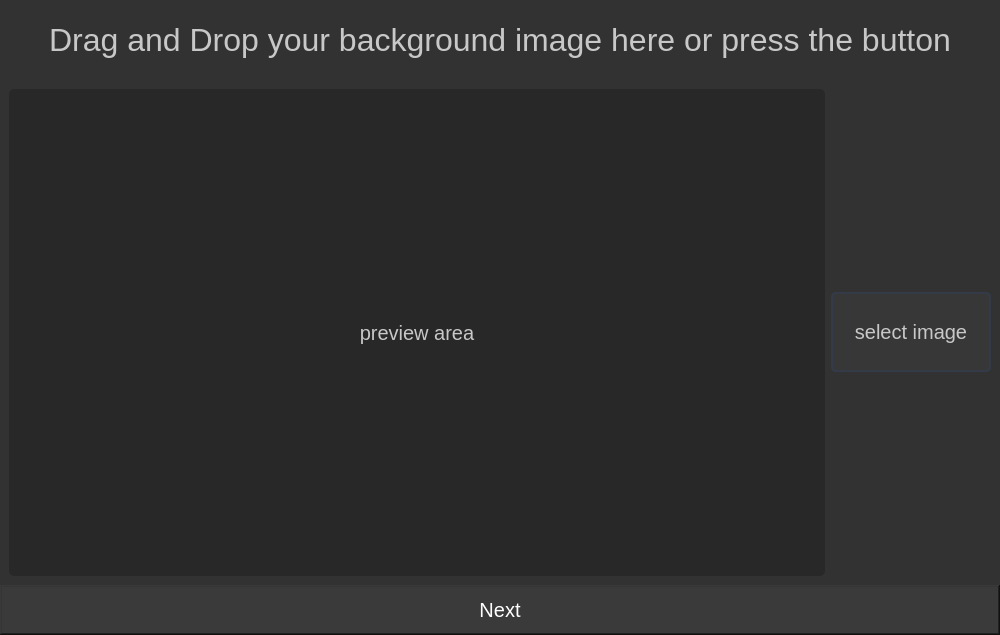
<?xml version="1.0" encoding="UTF-8"?>
<ui version="4.0">
 <class>Form</class>
 <widget class="QWidget" name="Form">
  <property name="geometry">
   <rect>
    <x>0</x>
    <y>0</y>
    <width>1000</width>
    <height>635</height>
   </rect>
  </property>
  <property name="windowTitle">
   <string>Form</string>
  </property>
  <property name="styleSheet">
   <string notr="true">background-color: rgb(50, 50, 50);</string>
  </property>
  <layout class="QVBoxLayout" name="verticalLayout">
   <property name="spacing">
    <number>0</number>
   </property>
   <property name="leftMargin">
    <number>0</number>
   </property>
   <property name="topMargin">
    <number>0</number>
   </property>
   <property name="rightMargin">
    <number>0</number>
   </property>
   <property name="bottomMargin">
    <number>0</number>
   </property>
   <item>
    <widget class="QFrame" name="frame">
     <property name="frameShape">
      <enum>QFrame::NoFrame</enum>
     </property>
     <property name="frameShadow">
      <enum>QFrame::Raised</enum>
     </property>
     <layout class="QVBoxLayout" name="verticalLayout_3">
      <property name="spacing">
       <number>0</number>
      </property>
      <property name="leftMargin">
       <number>0</number>
      </property>
      <property name="topMargin">
       <number>0</number>
      </property>
      <property name="rightMargin">
       <number>0</number>
      </property>
      <property name="bottomMargin">
       <number>0</number>
      </property>
      <item>
       <widget class="QFrame" name="frame_up">
        <property name="maximumSize">
         <size>
          <width>16777215</width>
          <height>80</height>
         </size>
        </property>
        <property name="styleSheet">
         <string notr="true"/>
        </property>
        <property name="frameShape">
         <enum>QFrame::NoFrame</enum>
        </property>
        <property name="frameShadow">
         <enum>QFrame::Raised</enum>
        </property>
        <layout class="QVBoxLayout" name="verticalLayout_2">
         <property name="spacing">
          <number>0</number>
         </property>
         <property name="leftMargin">
          <number>0</number>
         </property>
         <property name="topMargin">
          <number>0</number>
         </property>
         <property name="rightMargin">
          <number>0</number>
         </property>
         <property name="bottomMargin">
          <number>0</number>
         </property>
         <item>
          <widget class="QLabel" name="label_title">
           <property name="sizePolicy">
            <sizepolicy hsizetype="Preferred" vsizetype="Preferred">
             <horstretch>0</horstretch>
             <verstretch>0</verstretch>
            </sizepolicy>
           </property>
           <property name="font">
            <font>
             <family>Arial</family>
             <pointsize>24</pointsize>
            </font>
           </property>
           <property name="styleSheet">
            <string notr="true">color: rgb(200, 200, 200);</string>
           </property>
           <property name="text">
            <string>Drag and Drop your background image here or press the button</string>
           </property>
           <property name="alignment">
            <set>Qt::AlignCenter</set>
           </property>
          </widget>
         </item>
        </layout>
       </widget>
      </item>
      <item>
       <widget class="QFrame" name="frame_mid">
        <property name="maximumSize">
         <size>
          <width>16777215</width>
          <height>16777215</height>
         </size>
        </property>
        <property name="frameShape">
         <enum>QFrame::NoFrame</enum>
        </property>
        <property name="frameShadow">
         <enum>QFrame::Raised</enum>
        </property>
        <layout class="QHBoxLayout" name="horizontalLayout_2">
         <item>
          <widget class="QFrame" name="frame_2">
           <property name="styleSheet">
            <string notr="true">background-color: rgb(40, 40, 40);
border-radius: 5px;</string>
           </property>
           <property name="frameShape">
            <enum>QFrame::NoFrame</enum>
           </property>
           <property name="frameShadow">
            <enum>QFrame::Raised</enum>
           </property>
           <layout class="QHBoxLayout" name="horizontalLayout_4">
            <item>
             <widget class="QLabel" name="label_input">
              <property name="font">
               <font>
                <family>Arial</family>
                <pointsize>15</pointsize>
               </font>
              </property>
              <property name="styleSheet">
               <string notr="true">color: rgb(200, 200, 200);</string>
              </property>
              <property name="text">
               <string>preview area</string>
              </property>
              <property name="alignment">
               <set>Qt::AlignCenter</set>
              </property>
             </widget>
            </item>
           </layout>
          </widget>
         </item>
         <item>
          <widget class="QFrame" name="frame_3">
           <property name="maximumSize">
            <size>
             <width>160</width>
             <height>80</height>
            </size>
           </property>
           <property name="frameShape">
            <enum>QFrame::NoFrame</enum>
           </property>
           <property name="frameShadow">
            <enum>QFrame::Raised</enum>
           </property>
           <layout class="QHBoxLayout" name="horizontalLayout_3">
            <property name="spacing">
             <number>0</number>
            </property>
            <property name="leftMargin">
             <number>0</number>
            </property>
            <property name="topMargin">
             <number>0</number>
            </property>
            <property name="rightMargin">
             <number>0</number>
            </property>
            <property name="bottomMargin">
             <number>0</number>
            </property>
            <item>
             <widget class="QPushButton" name="btn_input">
              <property name="sizePolicy">
               <sizepolicy hsizetype="Preferred" vsizetype="Preferred">
                <horstretch>0</horstretch>
                <verstretch>0</verstretch>
               </sizepolicy>
              </property>
              <property name="maximumSize">
               <size>
                <width>200</width>
                <height>16777215</height>
               </size>
              </property>
              <property name="font">
               <font>
                <family>Arial</family>
                <pointsize>15</pointsize>
               </font>
              </property>
              <property name="styleSheet">
               <string notr="true">QPushButton {
	border: 2px solid rgb(52, 59, 72);
	border-radius: 5px;	
	background-color: rgb(55, 55, 55);
	color: rgb(200, 200, 200);
}
QPushButton:hover {
	background-color: rgb(57, 65, 80);
	border: 2px solid rgb(61, 70, 86);
}
QPushButton:pressed {	
	background-color: rgb(35, 40, 49);
	border: 2px solid rgb(43, 50, 61);
}</string>
              </property>
              <property name="text">
               <string>select image</string>
              </property>
             </widget>
            </item>
           </layout>
          </widget>
         </item>
        </layout>
       </widget>
      </item>
      <item>
       <widget class="QFrame" name="frame_down">
        <property name="minimumSize">
         <size>
          <width>0</width>
          <height>50</height>
         </size>
        </property>
        <property name="maximumSize">
         <size>
          <width>16777215</width>
          <height>50</height>
         </size>
        </property>
        <property name="frameShape">
         <enum>QFrame::WinPanel</enum>
        </property>
        <property name="frameShadow">
         <enum>QFrame::Raised</enum>
        </property>
        <layout class="QHBoxLayout" name="horizontalLayout">
         <property name="spacing">
          <number>0</number>
         </property>
         <property name="leftMargin">
          <number>0</number>
         </property>
         <property name="topMargin">
          <number>0</number>
         </property>
         <property name="rightMargin">
          <number>0</number>
         </property>
         <property name="bottomMargin">
          <number>0</number>
         </property>
         <item>
          <widget class="QPushButton" name="btn_start">
           <property name="sizePolicy">
            <sizepolicy hsizetype="Expanding" vsizetype="Expanding">
             <horstretch>0</horstretch>
             <verstretch>0</verstretch>
            </sizepolicy>
           </property>
           <property name="font">
            <font>
             <family>Arial</family>
             <pointsize>15</pointsize>
            </font>
           </property>
           <property name="styleSheet">
            <string notr="true">QPushButton {
	background-color: rgb(58, 58, 58);
	color: rgb(255, 255, 255);
	border: 0px solid;
}
QPushButton:hover {
	background-color: rgb(70, 141, 212);
}</string>
           </property>
           <property name="text">
            <string>Next</string>
           </property>
          </widget>
         </item>
        </layout>
       </widget>
      </item>
     </layout>
    </widget>
   </item>
  </layout>
 </widget>
 <resources>
  <include location="../../../../pyside2/modernUI_tutorial/Simple_PySide_Base-master/files.qrc"/>
 </resources>
 <connections/>
</ui>
